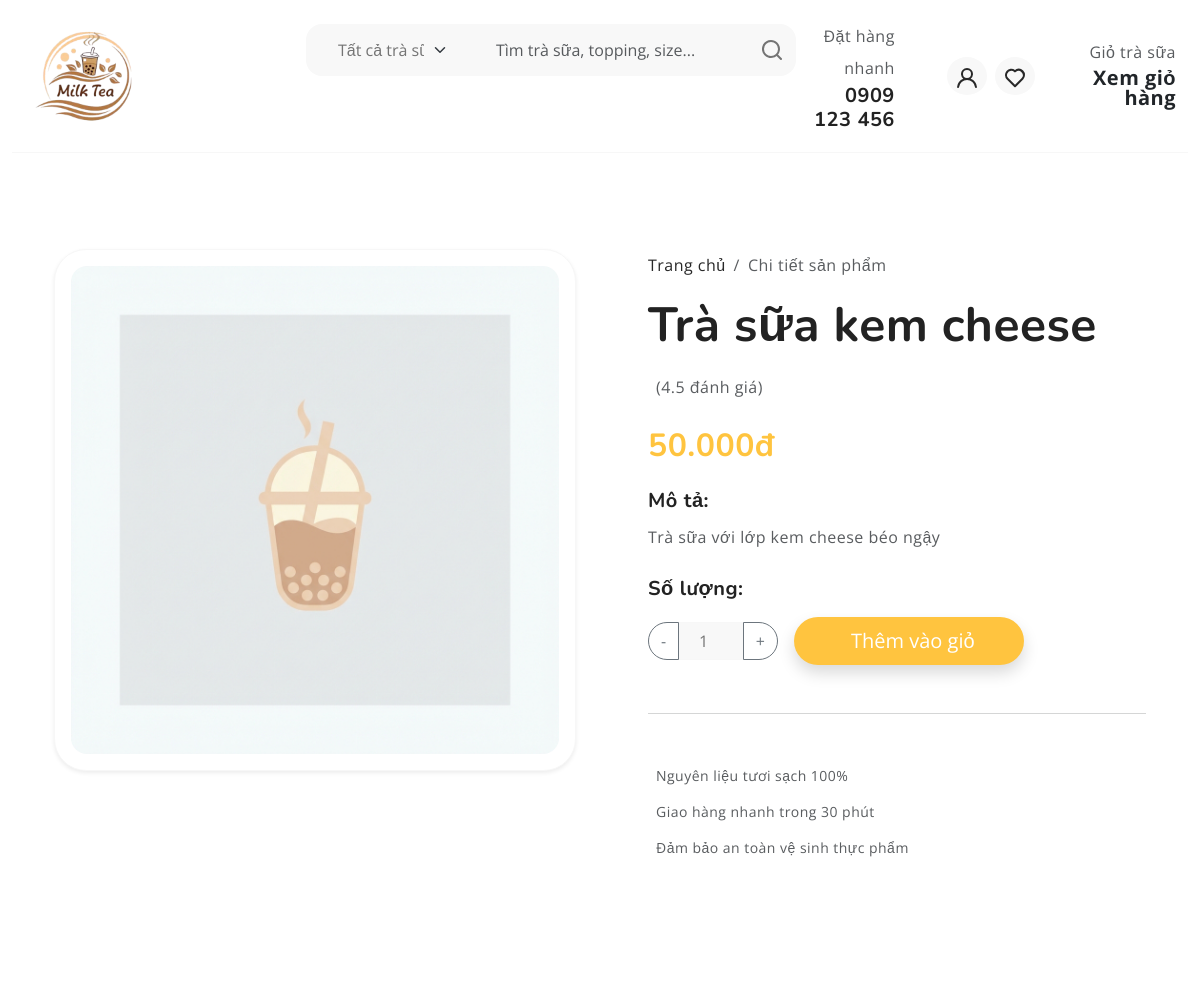
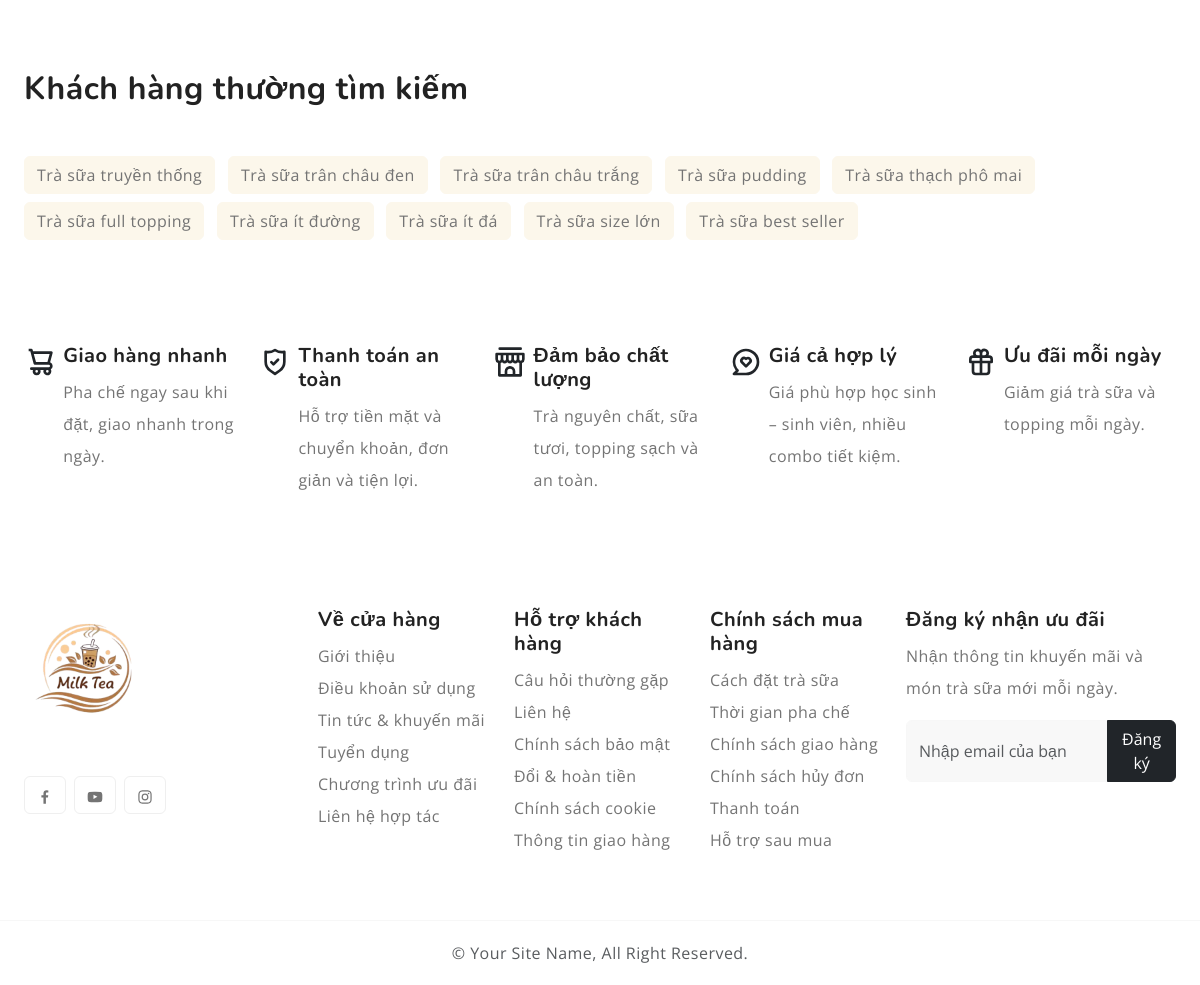
/product-detail?id=2, run on the app's committed database (2 pictures, top to bottom).
### tables this page shows
CREATE TABLE `product` (
  `product_id` int NOT NULL,
  `product_name` varchar(150) NOT NULL,
  `price` decimal(10,2) NOT NULL,
  `description` text,
  `image_url` varchar(255) DEFAULT 'default.png',
  `category_id` int DEFAULT NULL,
  `stock_quantity` int DEFAULT 100
);

### controller/client/HomeController.php (called while the page is built, shortened)
<?php
class HomeController extends \Controller
{
    public function productDetail()
    {
        $id = $_GET['id'] ?? null;
        $productModel = new \Product();
        $product = $productModel->getById($id);
        $this->loadView('client/home/detail.php', ['product' => $product]);
    }
}

### index.php (called while the page is built, shortened)
<?php
$router = new Router();
$router->dispatch();
?>

### entity/Model.php (called while the page is built, shortened)
<?php
require_once __DIR__ . '/../database/connect.php';
class Model
{
    protected $table;
    protected $primaryKey;
    protected $conn;
    public function __construct()
    {
        global $conn;
        $this->conn = $conn;
    }
    public function getById($id)
    {
        $sql = "SELECT * FROM `{$this->table}` WHERE {$this->primaryKey} = :id";
        $stmt = $this->conn->prepare($sql);
        $stmt->bindParam(':id', $id, PDO::PARAM_INT);
        $stmt->execute();
        return $stmt->fetch(PDO::FETCH_ASSOC);
    }
}

### database/config.php (called while the page is built, shortened)
<?php
function asset_url($path)
{
    $path = ltrim($path, '/');
    return BASE_URL . 'public/' . $path;
}
function get_product_image_url($image = null)
{
    $paths = [
        'public/images/' . $image,
        'public/client/images/' . $image,
    ];
    foreach ($paths as $relPath) {
        $fullPath = __DIR__ . '/../' . $relPath;
    }
    return asset_url('images/default.png');
}

### view/client/home/detail.php (the view, shortened to what this page needs)
<?php
include __DIR__ . '/../template/header.php';
?>
<section class="py-5">
    <div class="container my-5">
        <div class="row g-5">
            <div class="col-md-6">
                <div class="product-image-container p-3 border rounded-5 bg-white shadow-sm">
                    <img src="<?php echo get_product_image_url($product['image_url']); ?>"
                        class="img-fluid rounded-4 w-100"
                        alt="<?php echo htmlspecialchars($product['product_name']); ?>"
                        style="max-height: 500px; object-fit: cover;">
                </div>
            </div>
            <div class="col-md-6">
                <div class="ps-md-4">
                    <nav aria-label="breadcrumb">
                        <ol class="breadcrumb">
                            <li class="breadcrumb-item"><a href="<?php echo BASE_URL; ?>"
                                    class="text-decoration-none">Trang chủ</a></li>
                            <li class="breadcrumb-item active" aria-current="page">Chi tiết sản phẩm</li>
                        </ol>
                    </nav>
                    <h1 class="display-5 fw-bold mb-3"><?php echo htmlspecialchars($product['product_name']); ?></h1>
                    <div class="d-flex align-items-center mb-4">
                        <span class="text-muted">(4.5 đánh giá)</span>
                    </div>
                    <h2 class="text-primary fw-bold mb-4"><?php echo number_format($product['price'], 0, ',', '.'); ?>đ
                    </h2>
                    <div class="mb-4">
                        <h5 class="fw-bold">Mô tả:</h5>
                        <p class="text-muted leading-relaxed">
                            <?php echo nl2br(htmlspecialchars($product['description'] ?? 'Chưa có mô tả cho sản phẩm này.')); ?>
                        </p>
                    </div>
                    <div class="mb-4">
                        <h5 class="fw-bold mb-3">Số lượng:</h5>
                        <form action="<?php echo BASE_URL; ?>cart/add" method="POST"
                            class="d-flex align-items-center gap-3">
                            <div class="input-group" style="width: 130px;">
                                <button class="btn btn-outline-secondary rounded-start-pill" type="button"
                                    onclick="decrementQty()">-</button>
                                <input type="number" id="quantity_input" name="quantity"
                                    class="form-control text-center bg-light border-x-0" value="1" min="1">
                                <button class="btn btn-outline-secondary rounded-end-pill" type="button"
                                    onclick="incrementQty()">+</button>
                            </div>
                            <button type="submit" class="btn btn-primary btn-lg px-5 rounded-pill shadow">
                                <i class="bi bi-cart-plus me-2"></i>Thêm vào giỏ
                            </button>
                        </form>
                    </div>
                    <hr class="my-5 text-muted">
                    <div class="d-flex flex-column gap-2 text-muted small">
                        <span><i class="bi bi-check2-circle me-2 text-success"></i>Nguyên liệu tươi sạch 100%</span>
                        <span><i class="bi bi-truck me-2 text-success"></i>Giao hàng nhanh trong 30 phút</span>
                        <span><i class="bi bi-shield-check me-2 text-success"></i>Đảm bảo an toàn vệ sinh thực
                            phẩm</span>
                    </div>
                </div>
            </div>
        </div>
    </div>
</section>
<?php
include __DIR__ . '/../template/footer.php';
?>

### public/client/style.css (style rules this page uses)
:root { --header-height: 160px; --header-height-min: 80px; }
:root { --accent-color: #FFC43F; --dark-color: #222222; --light-dark-color: #727272; --light-color: #fff; --grey-color: #dbdbdb; --light-grey-color: #fafafa; --primary-color: #6995B1; --light-primary-color: #eef1f3; }
:root { --body-font: "Open Sans", sans-serif; --heading-font: "Nunito", sans-serif; }
body { --bs-link-color: #333; --bs-link-hover-color: #333; --bs-link-color-rgb: 40, 40, 40; --bs-link-hover-color-rgb: 0, 0, 0; --bs-light-rgb: 248, 248, 248; --bs-font-sans-serif: "Open Sans", sans-serif; --bs-body-font-family: var(--bs-font-sans-serif); --bs-body-font-size: 1rem; --bs-body-font-weight: 400; --bs-body-line-height: 2; --bs-body-color: #747474; --bs-primary: #FFC43F; --bs-primary-rgb: 255, 196, 63; --bs-success: #a3be4c; --bs-success-rgb: 163, 190, 76; --bs-primary-bg-subtle: #FFF9EB; --bs-success-bg-subtle: #eef5e5; --bs-border-color: #F7F7F7; --bs-secondary-rgb: 230, 243, 251; --bs-danger-rgb: 249, 235, 231; --bs-warning-rgb: 255, 249, 235; --bs-info-rgb: 230, 243, 250; }
.btn-primary { --bs-btn-color: #fff; --bs-btn-bg: #ffc43f; --bs-btn-border-color: transparent; --bs-btn-hover-color: #fff; --bs-btn-hover-bg: #f7a422; --bs-btn-hover-border-color: transparent; --bs-btn-focus-shadow-rgb: 49, 132, 253; --bs-btn-active-color: #fff; --bs-btn-active-bg: #ffc43f; --bs-btn-active-border-color: transparent; --bs-btn-active-shadow: inset 0 3px 5px rgba(0, 0, 0, 0.125); --bs-btn-disabled-color: #fff; --bs-btn-disabled-bg: #d3d7dd; --bs-btn-disabled-border-color: transparent; }
body { letter-spacing: 0.03em; }
h1, h2, h3, h4, h5, h6 { font-family: var(--heading-font); color: var(--dark-color); font-weight: 700; }
.display-1, .display-2, .display-3, .display-4, .display-5, .display-6 { font-weight: 700; }
.container, .container-fluid, .container-lg, .container-md, .container-sm, .container-xl, .container-xxl { --bs-gutter-x: 3rem; }

### data on the page
product: product_name "Trà sữa kem cheese", price "50.000", description "Trà sữa với lớp kem cheese béo ngậy"
